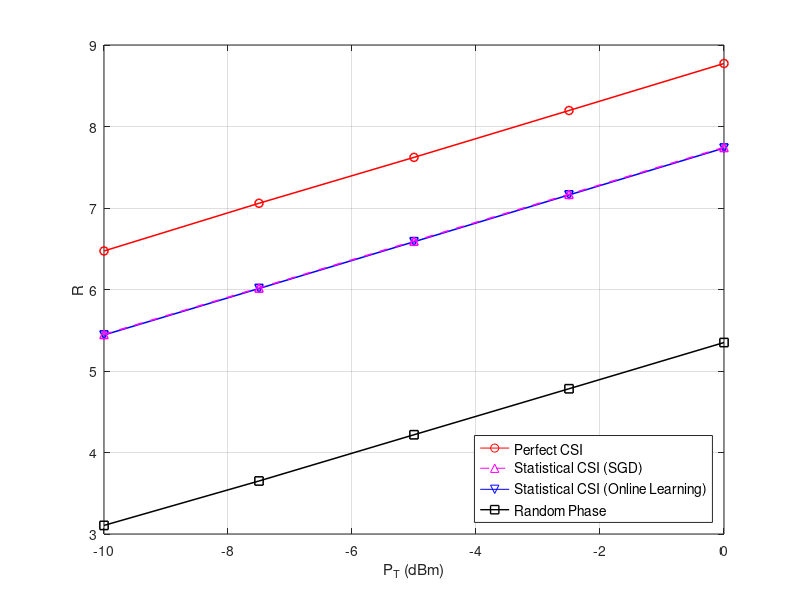

Recreate this plot in MATLAB.
close all
clear all

line=1.1;
load('down_random_P2.mat','snr_w','rate_w','M','N');
figure
plot(snr_w,rate_w,'ks-','LineWidth',line);
grid on
hold on
load('down_Stochastic_SCA_PA_v2.mat','snr_w','rate_w','M','N','rate_wv');
plot(snr_w,rate_w,'bv-','LineWidth',line);
rate_u=rate_w;
load('minibatch_adam_PA_v2.mat','snr_w','rate_w','M','N');
plot(snr_w,rate_w,'m^--','LineWidth',line);
load('perfect_SCA_P2.mat','snr_w','rate_w','M','N');
plot(snr_w,rate_w,'ro-','LineWidth',line);
%%
xlim([-10,0]);
%%
ylim([3,9]);
ylabel('R'); xlabel('P_T (dBm)');
it=10;
ht=plot(0:it,-1.*ones(1,it+1),'ro-',0:it,-1.*ones(1,it+1),'m^--',...
    0:it,-1.*ones(1,it+1),'bv-',0:it,-1.*ones(1,it+1),'ks-',...
    'linewidth',1);
g=legend(ht, 'Perfect CSI','Statistical CSI (SGD)','Statistical CSI (Online Learning)',...
    'Random Phase');
set(g,'Location','southeast','FontSize',10) ;